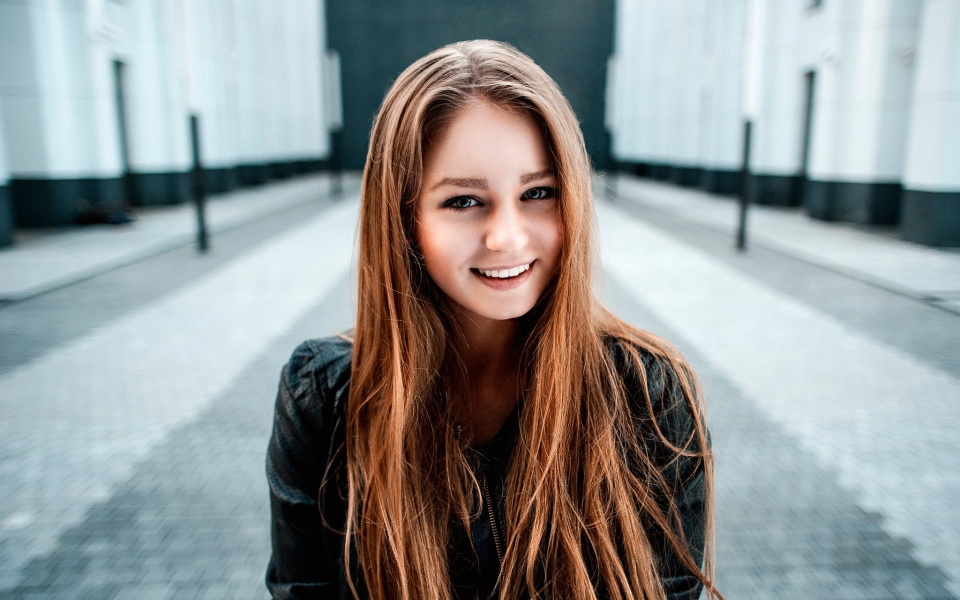
#> input picture Capturing Mouse Click Events/images/girl.jpg, 1920 x 1200 px (shown at 1/2 size)
$ python mouse_click_evemts.py --image images/girl.jpg
#> lines starting #> are read from the running program, lines starting #| are printed output that depends on the picture
#> further down, image is the input picture: shape (1200, 1920, 3); mean B, G, R 149.1, 149.3, 145
import cv2
import argparse

refPt = []
cropping = False

def click_and_crop(event, x, y, flags, param):
	global refPt, cropping

	if event == cv2.EVENT_LBUTTONDOWN:
		refPt = [(x,y)]
		cropping = True

	elif event == cv2.EVENT_LBUTTONUP:
		refPt.append((x,y))
		cropping = False

		cv2.rectangle(image, refPt[0], refPt[1], (0,255,0), 2)
		cv2.imshow('image', image)


def resize(image, width=None, height=None, inter=cv2.INTER_AREA):
#> called with width = 600, inter = 3
	dim = None
	(h, w) = image.shape[:2]
#> h = 1200; w = 1920
	if width is None and height is None:
		return image
	if width is None:
		r = height / float(h)
		dim = (int(w * r), height)
	else:
		r = width / float(w)
#> r = 0.312
		dim = (width, int(h * r))
#> dim = (600, 375)
		resized = cv2.resize(image, dim, interpolation=inter)
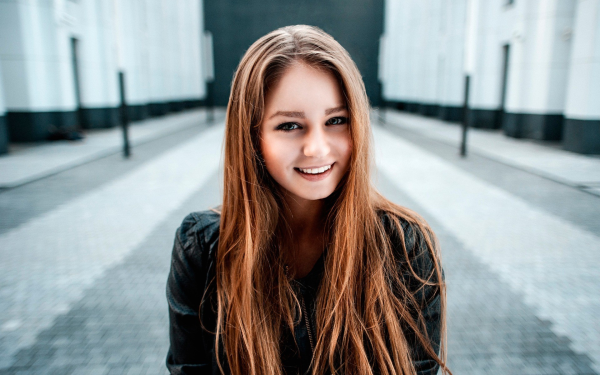
#> resized: shape (375, 600, 3); mean B, G, R 149.1, 149.3, 145
	return resized

ap = argparse.ArgumentParser()
ap.add_argument("-i", "--image", required=True, help="path to the image")
args = vars(ap.parse_args())

image = cv2.imread(args["image"])
image = resize(image, 600)
clone = image.copy()
cv2.namedWindow("image")
cv2.setMouseCallback("image", click_and_crop)


while True:
	cv2.imshow("image", image)
	key = cv2.waitKey(1) & 0xFF
#> (key Esc is pressed here)
	if key == ord("r"):
		image = clone.copy()
	elif key == ord("c"):
		break


if len(refPt) == 2:
	roi = clone[refPt[0][1]:refPt[1][1], refPt[0][0]:refPt[1][0]]
	cv2.imshow("ROI", roi)
	cv2.waitKey(0)
# close all open windows
cv2.destroyAllWindows()
